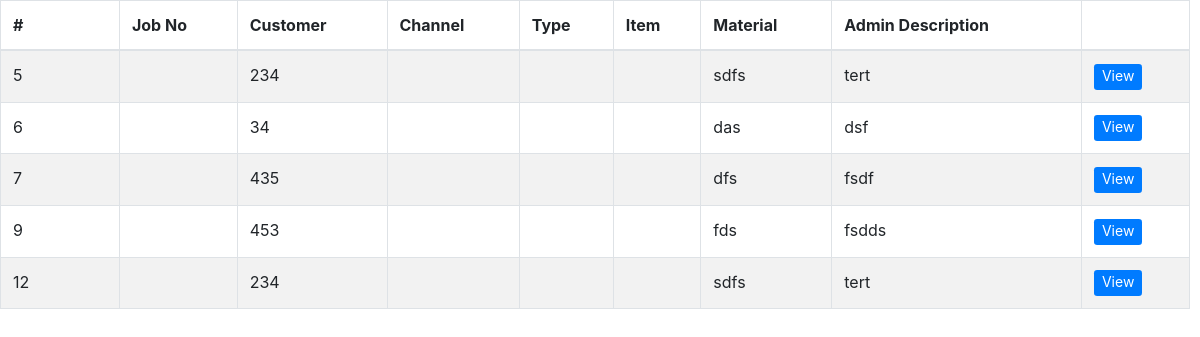
/tables/complete_table.php (signed in), run on an earlier commit of the app's database.
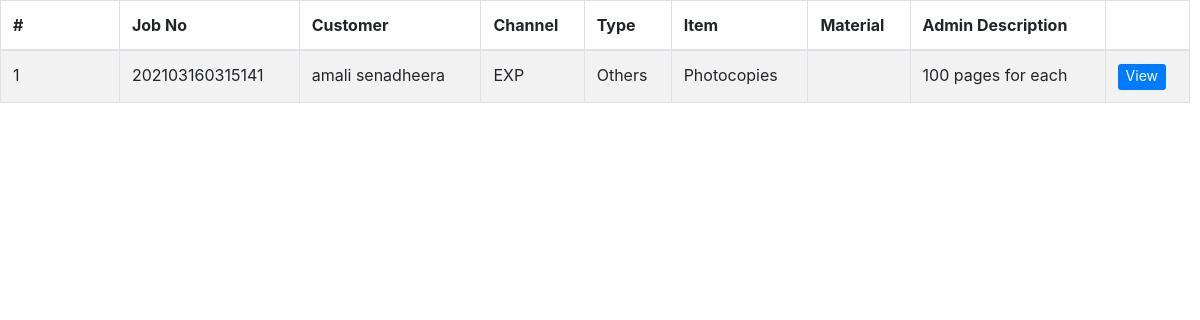
And on a later commit of the database.
### tables this page shows
CREATE TABLE `jobs` (
  `id` int(11) NOT NULL,
  `job_no` varchar(100) NOT NULL,
  `customer` varchar(400) NOT NULL,
  `channel` varchar(100) NOT NULL,
  `job_type` varchar(100) NOT NULL,
  `product` varchar(100) NOT NULL,
  `category` varchar(100) NOT NULL,
  `material` varchar(64) NOT NULL,
  `size` varchar(50) NOT NULL,
  `bind` varchar(50) NOT NULL,
  `colour` text NOT NULL,
  `user_description` varchar(250) NOT NULL,
  `date` date NOT NULL,
  `quantity` decimal(10,2) NOT NULL,
  `budget` decimal(10,2) NOT NULL,
  `discount` decimal(10,2) NOT NULL,
  `discounted` decimal(10,2) NOT NULL,
  `ad_pay_amount` decimal(10,2) NOT NULL,
  `rest` decimal(10,2) NOT NULL,
  `admin_description` varchar(250) NOT NULL,
  `state` enum('request','design','production','reject','QA','complete','dispatch') NOT NULL,
  `accepted_by` varchar(100) NOT NULL,
  `checked_by` varchar(100) NOT NULL,
  `failed_reason` varchar(255) NOT NULL,
  `cash` decimal(10,2) NOT NULL,
  `change_amt` decimal(10,2) NOT NULL,
  `payment` decimal(10,2) NOT NULL,
  `dispatch_day` varchar(100) NOT NULL,
  `dispatch_year` varchar(10) NOT NULL,
  `dispatch_month` varchar(10) NOT NULL,
  `dispatched_by` varchar(150) NOT NULL
);

### tables/complete_table.php (the view, shortened to what this page needs)
<!DOCTYPE html>
<html>
<head>
</head>
<body>
      <?php
       require '../include/config.php';
       $view_status ="complete";
       $query = "SELECT * FROM jobs WHERE state='$view_status'";
      $result = mysqli_query($conn ,$query);
      if(mysqli_num_rows($result)>0)
      {
        ?>
     <div class="tablealign">
     <?php include('../include/head.php'); ?>
      <table id="example" class="table table-striped table-bordered" style="width:100%">
       <thead>
        <tr>
         <th>#</th>
         <th>Job No</th>
         <th>Customer</th>
         <th>Channel</th>
         <th>Type</th>
         <th>Item</th>
         <th>Material</th>
         <th>Admin Description</th>
         <th></th>
        </tr>
       </thead>
       <tbody>
       <?php
       while($row = mysqli_fetch_array($result))
       {
        echo '
        <tr>
         <td style="width: 10%;">'.$row["id"].'</td>
         <td>'.$row["job_no"].'</td>
         <td>'.$row["customer"].'</td>
         <td>'.$row["channel"].'</td>
         <td>'.$row["job_type"].'</td>
         <td>'.$row["product"].'</td>
         <td>'.$row["material"].'</td>
         <td>'.$row["admin_description"].'</td>
         <td><button type="button"  id="'.$row["id"].'" name="'.$row["id"].'" class="btn btn-primary btn-sm view_data" data-toggle="modal" data-target="#myModalcomplete" style="border: 0px; color: #ffffff; font-size: 14px; padding-top: 1px;">View</button></td>
        </tr>
         ';
       }
       ?>
       </tbody>
      </table>
    </div>
       <?php
      }
      else
      {
       echo 'Data Not Found';
      }
      ?>
  </body>
  </html>

What changed in the data, as far as the page shows it:
no longer on this page (row edited): jobs: id "5", customer "234", material "sdfs", admin_description "tert"
removed jobs: id "6", customer "34", material "das", admin_description "dsf"
removed jobs: id "7", customer "435", material "dfs", admin_description "fsdf"
removed jobs: id "9", customer "453", material "fds", admin_description "fsdds"
removed jobs: id "12", customer "234", material "sdfs", admin_description "tert"
added jobs: id "1", job_no "202103160315141", customer "amali senadheera", channel "EXP", job_type "Others", product "Photocopies", admin_description "100 pages for each"
